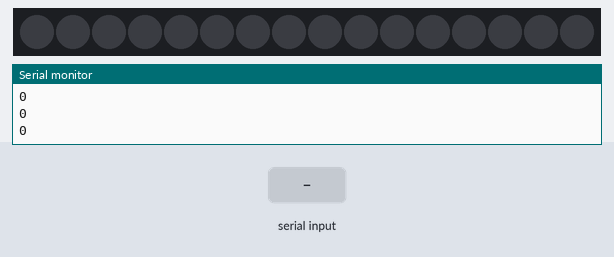
A sketch run on a simulated Arduino Uno, built with avr-gcc and run on an emulated ATmega328P. Parts: 16 RGB LEDs in strip order, left to right, the last lines printed to the serial monitor. Inputs (shaded band) come from the test bench. Dim RGB values are drawn brighter than linear.

Above: at 1.8 s.
1.9 s: "8" received over the second serial link
At 4.8 s:
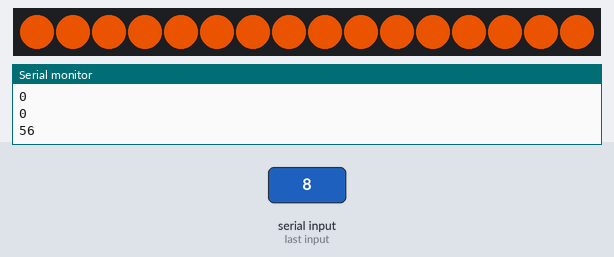
4.9 s: "0" received over the second serial link
At 5.8 s:
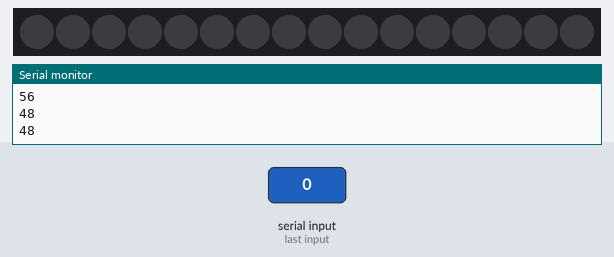
6.5 s: "2" received over the second serial link
At 7.8 s:
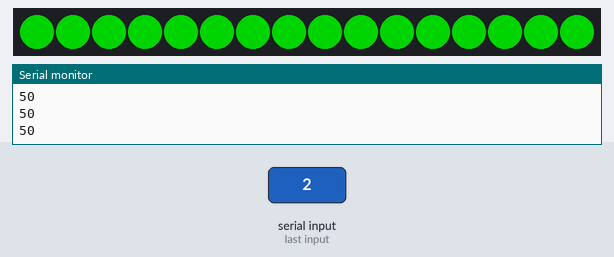
8.1 s: "3" received over the second serial link
At 9.0 s:
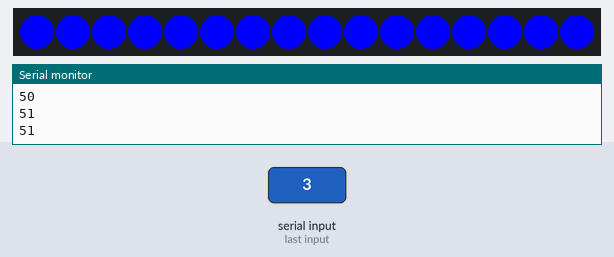
9.7 s: "4" received over the second serial link
At 10.4 s:
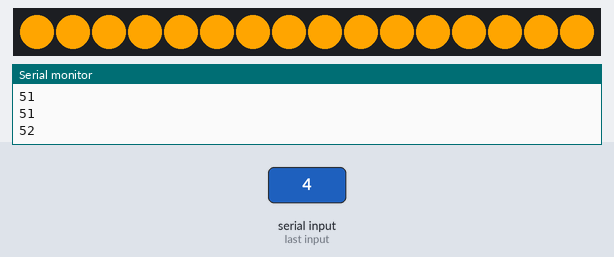
11.4 s: "5" received over the second serial link
At 12.5 s:
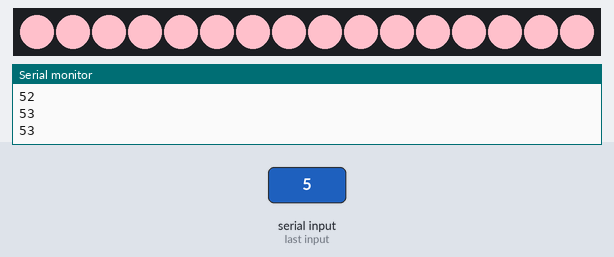
Timing chart, 0 to 14.0 s (numbered marks = the images above; inputs shaded):
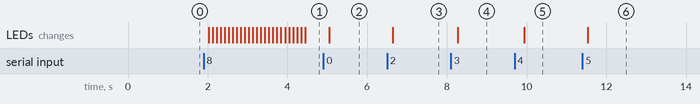

Measured:
- after the input at 1.9 s, the LEDs: first change after 0.12 s (image 1 shows a later state)
- after the input at 4.9 s, the LEDs: change after 0.15 s (image 2)
- after the input at 6.5 s, the LEDs: change after 0.14 s (image 3)
- after the input at 8.1 s, the LEDs: change after 0.17 s (image 4)
- after the input at 9.7 s, the LEDs: change after 0.24 s (image 5)
- after the input at 11.4 s, the LEDs: change after 0.13 s (image 6)

The sketch:

LamparitaRGB.ino
```cpp
#include <SoftwareSerial.h>
#include <FastLED.h>

SoftwareSerial BT1(11,10); // RX, TX recorder que se cruzan


#define NUM_LEDS 16 // Número de leds de la tira
#define DATA_PIN 3  // El pin en la placa de arduino para conectar con el pin de datos de la tira

CRGB leds[NUM_LEDS];

int orden,i,ihue = 0;

void setup()
   {
       Serial.begin(9600);
       Serial.println("Enter AT commands:");
       BT1.begin(9600);

       FastLED.addLeds<NEOPIXEL, DATA_PIN>(leds, NUM_LEDS);
   }

void loop(){
       if (BT1.available())
           orden = BT1.read();
           Serial.flush();
           char comando = char(orden);
           Serial.println(orden, DEC);

           switch(orden){
             case '0':
               for(i = 0; i < NUM_LEDS; i++) {leds[i] = CRGB::Black;}
               FastLED.show();
               delay(30);
               break;

              case '1':
               for(i = 0; i < NUM_LEDS; i++) {leds[i] = CRGB::Red;}
               FastLED.show();
               delay(30);
               break;

               case '2':
                for(i = 0; i < NUM_LEDS; i++) {leds[i] = CRGB::Green;}
                FastLED.show();
                delay(30);
                break;

              case '3':
                for(i = 0; i < NUM_LEDS; i++) {leds[i] = CRGB::Blue;FastLED.show(); }
                delay(30);
                break;

              case '4':
                for(i = 0; i < NUM_LEDS; i++) {leds[i] = CRGB::Orange;}
                FastLED.show();
                delay(30);
                break;

              case '5':
                for(i = 0; i < NUM_LEDS; i++) {leds[i] = CRGB::Pink;}
                FastLED.show();
                delay(30);
                break;

                case '6':
                for(i = 0; i < NUM_LEDS; i++) {leds[i] = CRGB::Yellow;}
                FastLED.show();
                delay(30);
                break;

                case '7':
                for(i = 0; i < NUM_LEDS; i++) {leds[i] = CRGB::White;}
                FastLED.show();
                delay(30);
                break;

                case '8':
                  rainbow_fade();
                break;

              case '9':
                cambiarIntensidad();
                break;

           }
  BT1.flush();
  delay(500);
}

  void cambiarIntensidad(){
    for(int b = 0; b<255; b++){FastLED.setBrightness(b);FastLED.show();delay(50);}
  }

void rainbow_fade() {
    for(int i=0; i<25; i++) {
      ihue++;
      if (ihue > 255) {ihue = 0;}
      for(int idex = 0 ; idex < NUM_LEDS; idex++ ) {
        leds[idex] = CHSV(ihue, 255, 255);
      }
      LEDS.show();
      delay(100);
    }

}
```
